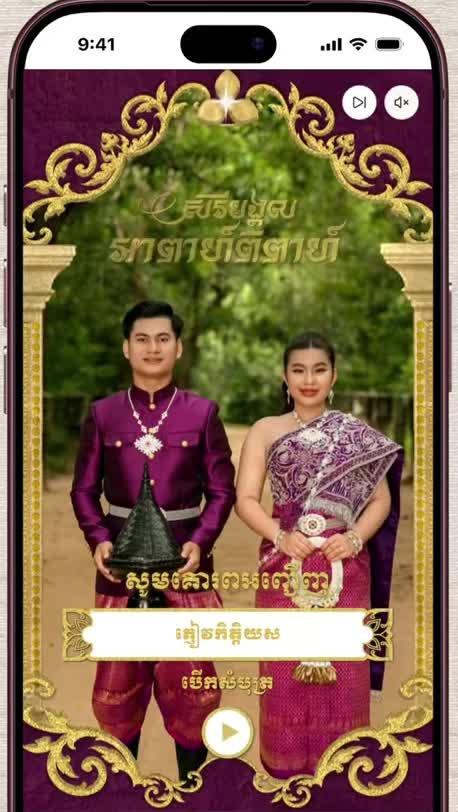
#> input picture docs/design/royal-garden-v4/evidence/reference/000.0.jpg, 458 x 812 px, found by its file name; its folder holds only this picture in this run
$ python compare-royal-garden-v4.py
#> lines starting #> are read from the running program, lines starting #| are printed output that depends on the picture
"""Compose actual reference/application frames for human visual review."""
from pathlib import Path
from PIL import Image, ImageDraw, ImageOps

ROOT = Path("docs/design/royal-garden-v4/evidence")
PAIRS = [
    (0, "after-cover", "Cover"), (7, "after-curtain-closed", "Closed curtain"),
    (9, "after-curtain-opening", "Curtain opening"), (12, "after-portrait-first", "First portrait"),
    (16, "after-portrait-second", "Next portrait"), (20, "scene-family", "Family"),
    (28, "scene-invitation", "Invitation"), (32, "scene-venue", "Venue"),
    (36, "scene-schedule", "Programme"), (40, "scene-gallery", "Gallery"),
    (48, "after-lightbox-portrait", "Lightbox"), (92, "after-collage", "Collage"),
    (106, "scene-countdown", "Date / calendar"), (108, "scene-gift", "Test gift QR"),
    (112, "scene-rsvp", "RSVP"), (116, "scene-wishes", "Private wishes"),
    (120, "scene-closing", "Closing"), (124, "scene-footer", "Brand footer"),
]


def main():
    width, height, cell = 160, 346, 360
    sheet = Image.new("RGB", (1020, 6 * cell + 54), "#ece7df")
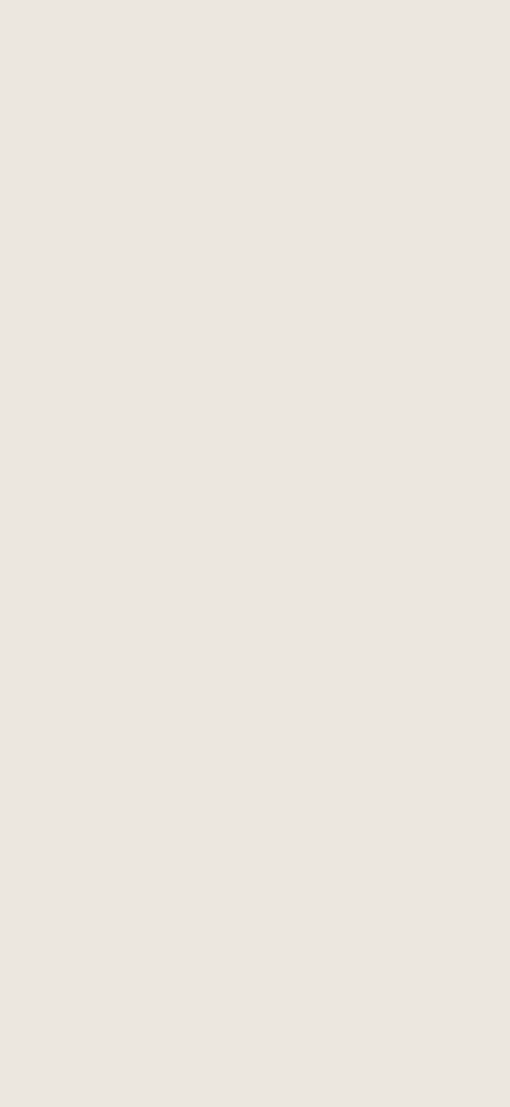
#> sheet: PIL image 1020x2214 RGB (shown at 1/2 size); mean R, G, B 236, 231, 223
    draw = ImageDraw.Draw(sheet)
    draw.text((10, 8), "Royal Garden V4 | each pair: supplied recording (left), actual Chromium (right)", fill="#30252a")
    draw.text((10, 26), "Different wedding data and original artwork; this is a visual review, not a pixel-match score.", fill="#30252a")
    for i, (timestamp, capture, label) in enumerate(PAIRS):
        x, y = (i % 3) * 340, (i // 3) * cell + 54
        reference = Image.open(ROOT / "reference" / f"{timestamp:05.1f}.jpg").convert("RGB")
#> reference is the input picture: PIL image 458x812 RGB; mean R, G, B 129, 103.4, 79.7
        # Remove the recording's outer phone/status area only in this comparison sheet.
        reference = reference.crop((27, 65, 431, 778))
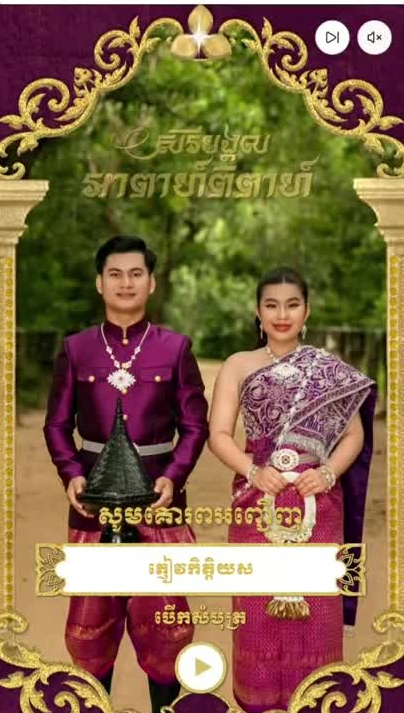
#> reference: PIL image 404x713 RGB; mean R, G, B 129, 101, 70.5
#> (the run stopped early here; a loop or call above may not have finished)
